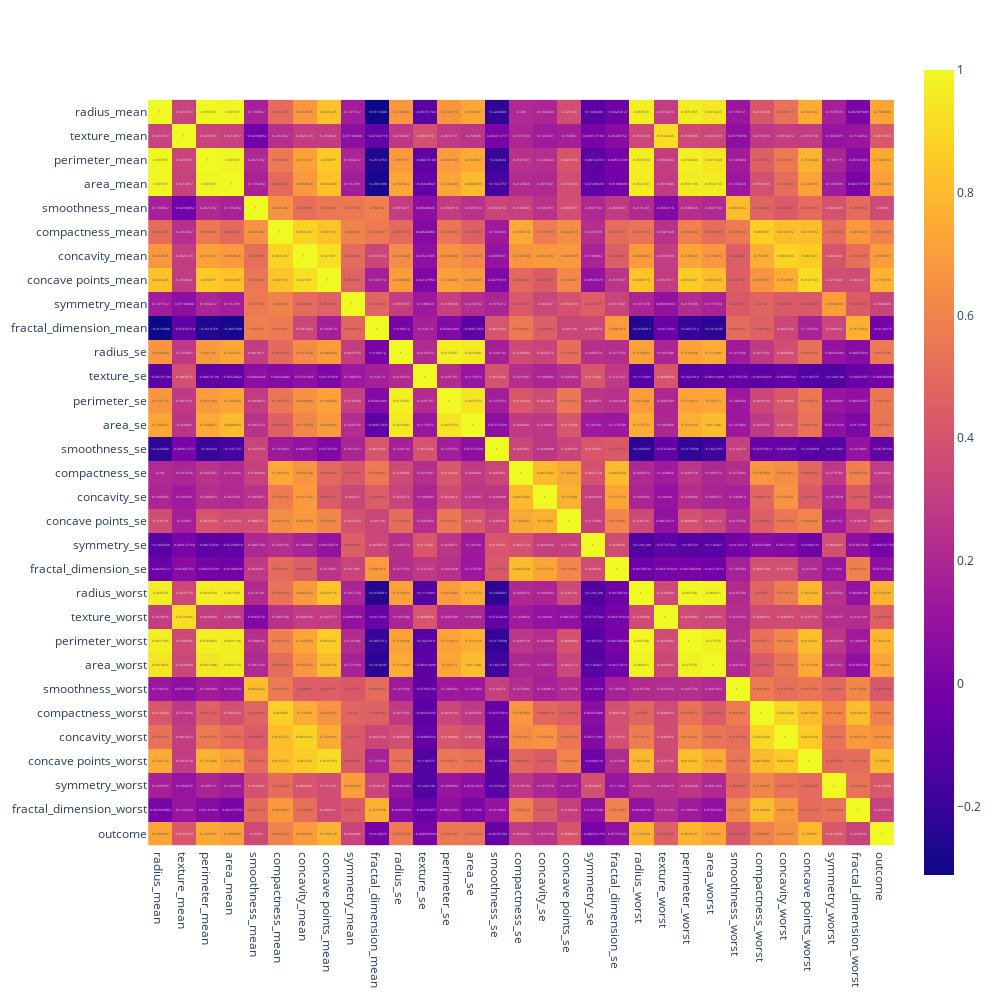

Write notebook code for a chart like this one.
### Markdown cell above
### Data Visualization

### Code cell
# Correlation Matrix

df_corr = cancer_db.corr()

fig = px.imshow(df_corr, text_auto = True, width = 1000, height = 1000)
fig.show()

### Figure 1 — Plotly figure (JSON) as saved in the notebook; plotly's stock layout.template omitted (floating-point values rounded to 4 significant figures; data arrays with more than 128 entries replaced by an {"elided": "..."} marker saying what was removed)
{"data": [{"coloraxis": "coloraxis", "hovertemplate": "x: %{x}<br>y: %{y}<br>color: %{z}<extra></extra>", "name": "0", "texttemplate": "%{z}", "type": "heatmap", "x": ["radius_mean", "texture_mean", "perimeter_mean", "area_mean", "smoothness_mean", "compactness_mean", "concavity_mean", "concave points_mean", "symmetry_mean", "fractal_dimension_mean", "radius_se", "texture_se", "perimeter_se", "area_se", "smoothness_se", "compactness_se", "concavity_se", "concave points_se", "symmetry_se", "fractal_dimension_se", "radius_worst", "texture_worst", "perimeter_worst", "area_worst", "smoothness_worst", "compactness_worst", "concavity_worst", "concave points_worst", "symmetry_worst", "fractal_dimension_worst", "outcome"], "xaxis": "x", "y": ["radius_mean", "texture_mean", "perimeter_mean", "area_mean", "smoothness_mean", "compactness_mean", "concavity_mean", "concave points_mean", "symmetry_mean", "fractal_dimension_mean", "radius_se", "texture_se", "perimeter_se", "area_se", "smoothness_se", "compactness_se", "concavity_se", "concave points_se", "symmetry_se", "fractal_dimension_se", "radius_worst", "texture_worst", "perimeter_worst", "area_worst", "smoothness_worst", "compactness_worst", "concavity_worst", "concave points_worst", "symmetry_worst", "fractal_dimension_worst", "outcome"], "yaxis": "y", "z": {"elided": "31x31 float values"}}], "layout": {"coloraxis": {"colorscale": [[0, "#0d0887"], [0.1111, "#46039f"], [0.2222, "#7201a8"], [0.3333, "#9c179e"], [0.4444, "#bd3786"], [0.5556, "#d8576b"], [0.6667, "#ed7953"], [0.7778, "#fb9f3a"], [0.8889, "#fdca26"], [1, "#f0f921"]]}, "height": 1000, "margin": {"t": 60}, "width": 1000, "xaxis": {"anchor": "y", "autorange": true, "constrain": "domain", "domain": [0, 1], "range": [-0.5, 30.5], "scaleanchor": "y", "type": "category"}, "yaxis": {"anchor": "x", "autorange": true, "constrain": "domain", "domain": [0.04809, 0.9519], "range": [30.5, -0.5], "type": "category"}}}
